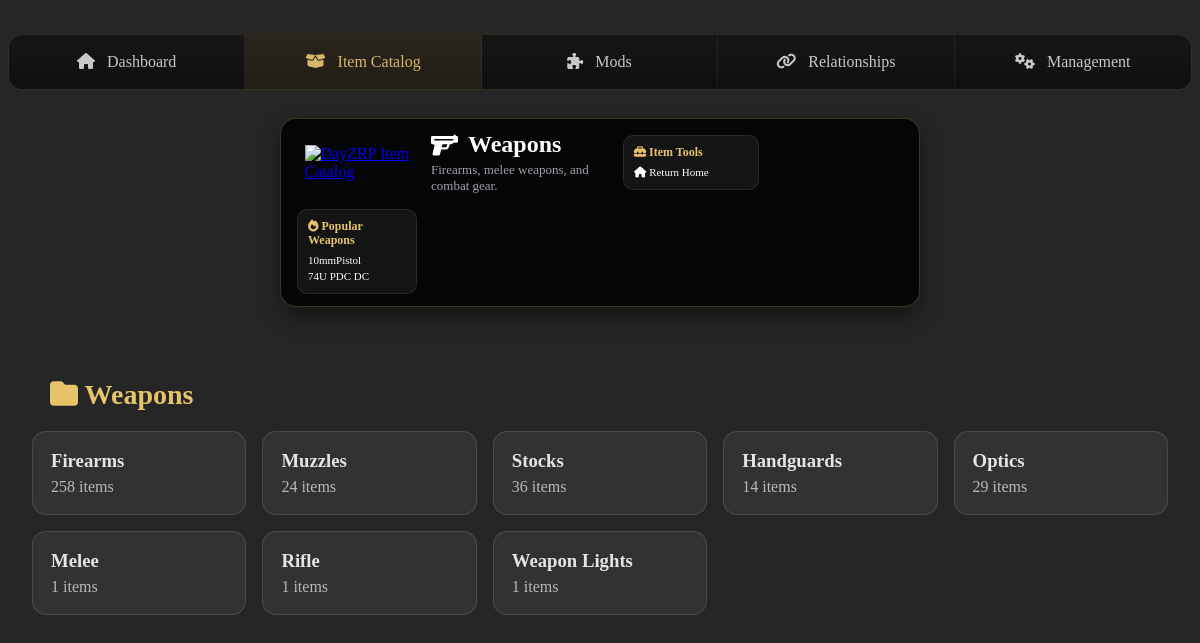
/category/Weapons, run on the app's committed database.
### tables this page shows
CREATE TABLE items (
        id INTEGER PRIMARY KEY AUTOINCREMENT,
        classname TEXT UNIQUE NOT NULL,
        display_name TEXT NOT NULL,
        description TEXT,
        category TEXT,
        subcategory TEXT,
        mod_id INTEGER,
        image TEXT, item_type TEXT, platform TEXT, weight INTEGER, size_x INTEGER, size_y INTEGER, spawn_status TEXT,

        FOREIGN KEY (mod_id) REFERENCES mods(id)
    );

### app.py (the view)
@app.route("/category/<category>")
def category_page(category):
    items = get_items_by_category(category)
    grouped_items = defaultdict(list)
    for item in items:
        subcategory = item["subcategory"] or "Other"
        grouped_items[subcategory].append(item)
    category_style = get_category_style(category)
    return render_template(
        "category.html",
        category=category,
        category_style=category_style,
        items=items,
        grouped_items=grouped_items,
        active_page="catalog",
    )

### category_styles.py (called while the page is built)
def get_category_style(category):
    return CATEGORY_STYLES.get(category, DEFAULT_CATEGORY_STYLE)

### database.py (called while the page is built)
def get_connection():
    conn = sqlite3.connect(DB_PATH)
    conn.row_factory = sqlite3.Row
    return conn

def get_items_by_category(category):
    conn = get_connection()
    cursor = conn.cursor()
    cursor.execute("""
        SELECT items.*, mods.name AS mod_name
        FROM items
        LEFT JOIN mods ON items.mod_id = mods.id
        WHERE COALESCE(NULLIF(items.category, ''), 'Uncategorized') = ?
        ORDER BY items.display_name
    """, (category,))
    items = cursor.fetchall()
    conn.close()
    return items

### templates/category.html (shortened to what this page needs)
{% extends "base.html" %}
{% block content %}
{% set banner_title = category %}
{% set banner_subtitle = category_style.subtitle %}
{% set banner_icon = category_style.icon %}
{% set banner_class = category_style.class %}
{% set banner_context_title = "Popular " ~ category %}
{% set banner_context_items = items[:2] %}
{% include "components/application_banner.html" %}
<div class="app-shell">
    <h2 class="category-heading">
        <i class="fa-solid fa-folder"></i>
        {{ category }}
    </h2>
    <div class="subcategory-card-grid">
        {% for subcategory, sub_items in grouped_items.items() %}
            <a class="subcategory-card" href="/category/{{ category }}/{{ subcategory }}">
                <h3>{{ subcategory }}</h3>
                <p>{{ sub_items|length }} items</p>
            </a>
        {% endfor %}
    </div>
</div>
{% endblock %}

### templates/components/application_banner.html (shortened to what this page needs)
<section class="application-banner">
    <a class="banner-logo-link" href="/">
        <img
            src="{{ url_for('static', filename='images/logo/dayzrp-logo.png') }}"
            alt="DayZRP Item Catalog">
    </a>
    <div class="banner-title-block {{ banner_class }}">
        <h1>
            <i class="{{ banner_icon }}"></i>
            {{ banner_title }}
        </h1>
        <p>{{ banner_subtitle }}</p>
    </div>
    <div class="banner-side-panel">
    <div class="banner-mini-section">
        <h3>
            <i class="fa-solid fa-toolbox"></i>
            Item Tools
        </h3>
        {% if item is defined %}
            <button class="banner-action-link" type="button" onclick="copyClassname()">
                <i class="fa-regular fa-copy"></i>
                Copy Classname
            </button>
            <form action="/favorite/{{ item.classname }}" method="post">
                <button class="banner-action-link" type="submit">
                    <i class="fa-solid fa-thumbtack"></i>
                    {% if favorite %}Unpin Item{% else %}Pin Item{% endif %}
                </button>
            </form>
            <button class="banner-action-link" type="button" onclick="toggleReportForm()">
                <i class="fa-solid fa-flag"></i>
                Report Database Issue
            </button>
        {% else %}
            <a href="/">
                <i class="fa-solid fa-house"></i>
                Return Home
            </a>
        {% endif %}
    </div>
</div>
        <div class="banner-mini-section">
            <h3>
                <i class="fa-solid fa-fire"></i>
                {{ banner_context_title }}
            </h3>
            {% if banner_context_items %}
                {% for item in banner_context_items[:2] %}
                    <a href="/item/{{ item.classname }}">
                        {{ item.display_name }}
                    </a>
                {% endfor %}
            {% else %}
                <span class="muted">No data yet</span>
            {% endif %}
        </div>
</section>

### static/css/style.css (style rules this page uses)
* { box-sizing: border-box; }
body { background: linear-gradient(rgba(14,14,14,0.90), rgba(14,14,14,0.90)), url("/static/images/logo/background.png"); background-size: cover; background-position: center; background-attachment: fixed; background-repeat: no-repeat; color: #e5e5e5; }
.app-shell { max-width: 1200px; margin: 0 auto; padding: 18px 24px 36px; }
.category-heading { max-width:1100px; margin:30px auto 20px; color:#e7c46a; font-size:28px; }
.application-banner { max-width: 640px; margin: 20px auto 24px; padding: 12px 16px; display: grid; grid-template-columns: 120px 1fr 280px; gap: 14px; align-items: center; background: #050505; border: 1px solid rgba(231,196,106,.25); border-radius: 16px; box-shadow: 0 10px 24px rgba(0,0,0,.45); }
.banner-logo-link { display: flex; justify-content: center; align-items: center; }
.banner-logo-link img { width: 105px; height: auto; }
.banner-title-block h1 { margin: 0; font-size: 24px; color: #ffffff; display: flex; align-items: center; gap: 10px; }
.banner-title-block p { margin: 4px 0 0; color: #9da3ad; font-size: 13px; line-height: 1.25; }
.banner-side-panel { display: grid; grid-template-columns: 1fr 1fr; gap: 8px; }
.banner-mini-section { padding: 9px 10px; border-radius: 10px; background: #141414; border: 1px solid rgba(231,196,106,.12); }
.banner-mini-section h3 { margin: 0 0 5px; color: #e7c46a; font-size: 12px; line-height: 1.2; }
.banner-mini-section a { display: block; color: #ffffff; text-decoration: none; font-size: 11px; padding: 2px 0; }
.subcategory-card-grid { display: grid; grid-template-columns: repeat(auto-fill, minmax(180px, 1fr)); gap: 16px; }
.subcategory-card { padding: 18px; border-radius: 14px; background: rgba(255,255,255,0.06); border: 1px solid rgba(255,255,255,0.12); text-decoration: none; color: inherit; }
.subcategory-card h3 { margin: 0 0 6px; }
.subcategory-card p { margin: 0; opacity: 0.75; }

### data on the page
items: display_name "10mmPistol", subcategory "Firearms", sub_items "258"
items: display_name "74U PDC DC"
items: subcategory "Muzzles", sub_items "24"
items: subcategory "Stocks", sub_items "36"
items: subcategory "Handguards", sub_items "14"
items: subcategory "Optics", sub_items "29"
items: subcategory "Melee", sub_items "1"
items: subcategory "Rifle", sub_items "1"
items: subcategory "Weapon Lights", sub_items "1"

### other printed values
{{ banner_title }} "Weapons"
{{ banner_subtitle }} "Firearms, melee weapons, and combat gear."
{{ banner_context_title }} "Popular Weapons"
{{ category }} "Weapons"
